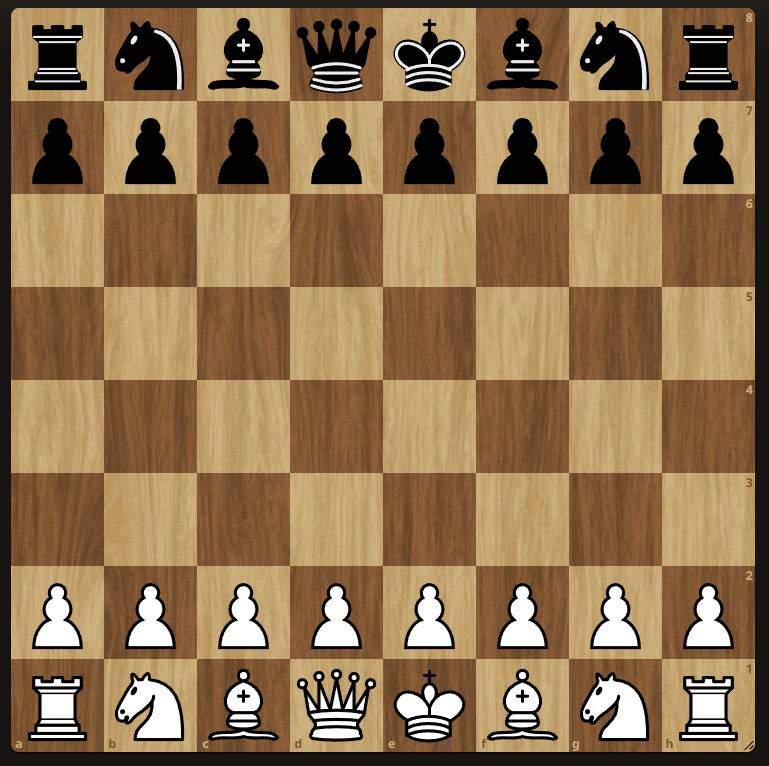
#> input picture 1231231231123123123.png, 769 x 766 px; its folder holds only this picture in this run
$ python -i build_brain.py   (imports and definitions only)
#> lines starting #> are read from the running program, lines starting #| are printed output that depends on the picture
import os
import glob
import time
import ctypes
import traceback
import tkinter as tk
import numpy as np
from PIL import Image, ImageGrab
import chess
import chess.engine

# [4 lines not run here, left out]

BASE_DIR = os.path.dirname(os.path.abspath(__file__))
BOARDS_DIR = os.path.join(BASE_DIR, "boards")
BRAIN_PATH = os.path.join(BASE_DIR, "chess_brain.npz")
STOCKFISH_DIR = os.path.join(BASE_DIR, "stockfish")
if not os.path.exists(STOCKFISH_DIR):
    STOCKFISH_DIR = r"C:\Users\user\OneDrive\Desktop\stockfish"

CLASSES = ["1", "P", "N", "B", "R", "Q", "K", "p", "n", "b", "r", "q", "k"]

exe_files = glob.glob(os.path.join(STOCKFISH_DIR, "**", "*.exe"), recursive=True)
# [3 lines not run here, left out]

# [1 line that did not run here, left out]
CPU_THREADS = max(2, os.cpu_count() or 4)


def start_engine():
    eng = chess.engine.SimpleEngine.popen_uci(EXE_PATH)
    try:
        eng.configure({
            "Threads": max(1, CPU_THREADS // 2),
            "Hash": 128
        })
    except Exception:
        pass
    return eng


# [1 line that did not run here, left out]

# [2 lines not run here, left out]

bbox = None
ov = None
oc = None
key_slash_down = False
key_f2_down = False
key_f3_down = False
# [1 line that did not run here, left out]
brain_weights = None


# [18 lines left out: function extract_features, not called in this run]


def slice_board_image(img_path):
#> called with img_path = '1231231231123123123.png'
    img = Image.open(img_path).convert("L")
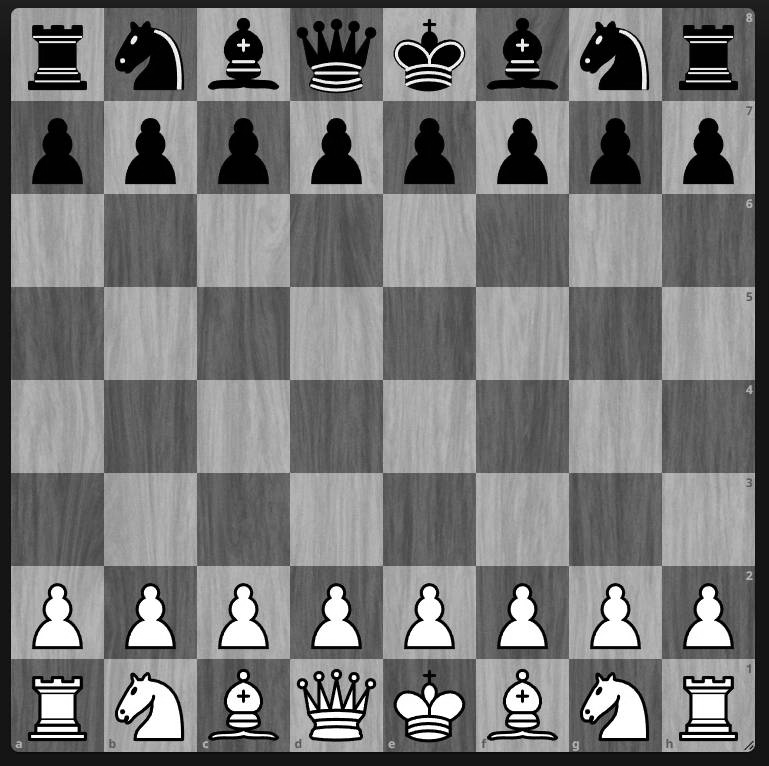
#> img: PIL image 769x766 L; min 0, max 255, mean 118.6
    w, h = img.size
#> w = 769; h = 766
    margin_x = int(w * 0.015)
#> margin_x = 11
    margin_y = int(h * 0.015)
#> margin_y = 11
    board_img = img.crop((margin_x, margin_y, w - margin_x, h - margin_y))
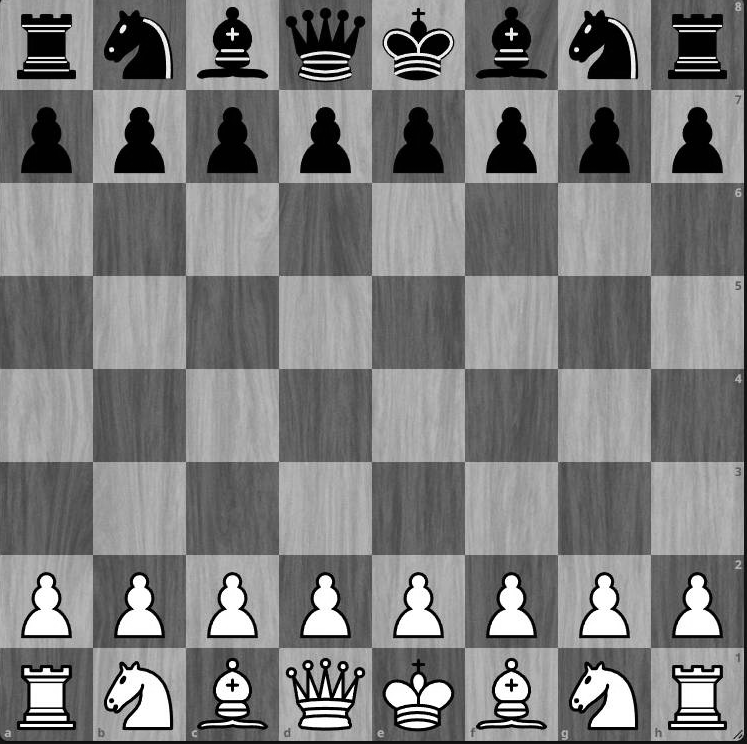
#> board_img: PIL image 747x744 L; min 0, max 255, mean 123.9
    bw, bh = board_img.size
#> bw = 747; bh = 744
    sw, sh = bw / 8.0, bh / 8.0
#> sw = 93.38; sh = 93

    patches = np.zeros((8, 8, 28, 28), dtype=np.float32)
    for r in range(8):
        for c in range(8):
            cell = (
                int(c * sw + sw * 0.14),
                int(r * sh + sh * 0.14),
                int((c + 1) * sw - sw * 0.14),
                int((r + 1) * sh - sh * 0.14)
            )
            patches[r, c] = np.asarray(board_img.crop(cell).resize((28, 28)), dtype=np.float32)
    return patches


# [66 lines left out: functions augment_patches_to_dataset, fit_and_save_network, not called in this run]


def init_brain():
    global brain_weights
    if os.path.exists(BRAIN_PATH):
        data = np.load(BRAIN_PATH)
        brain_weights = (data["W1"], data["b1"], data["W2"], data["b2"])
        print(f"[Нейросеть] Загружена база {os.path.basename(BRAIN_PATH)}. Можно анализировать с любого хода!")
        return

    image_files = []
    if os.path.exists(BOARDS_DIR):
        for ext in ("*.png", "*.jpg", "*.jpeg", "*.webp"):
            image_files.extend(glob.glob(os.path.join(BOARDS_DIR, ext)))

    if image_files:
        print(f"[Нейросеть] Найдено {len(image_files)} досок в папке boards/. Запускаю первичное обучение...")
        X_all, y_all = [], []
        for path in image_files:
            print(f"  -> Обработка {os.path.basename(path)}")
            patches = slice_board_image(path)
            xp, yp = augment_patches_to_dataset(patches, is_black_start=False)
            X_all.extend(xp)
            y_all.extend(yp)
        fit_and_save_network(X_all, y_all)
    else:
        print("[Внимание] База не найдена. Откройте стартовую позицию и нажмите F2 для обучения.")
# [272 lines left out: functions predict_board, select_board, create_overlay, grab_patches, sync_history_with_screen, draw_move_arrow and 3 more, not called in this run]


init_brain()
# [8 lines not run here, left out]


# [29 lines left out: function loop, not called in this run]


# [2 lines not run here, left out]

>>> result = slice_board_image('1231231231123123123.png')

$ run again, on 213312312.png
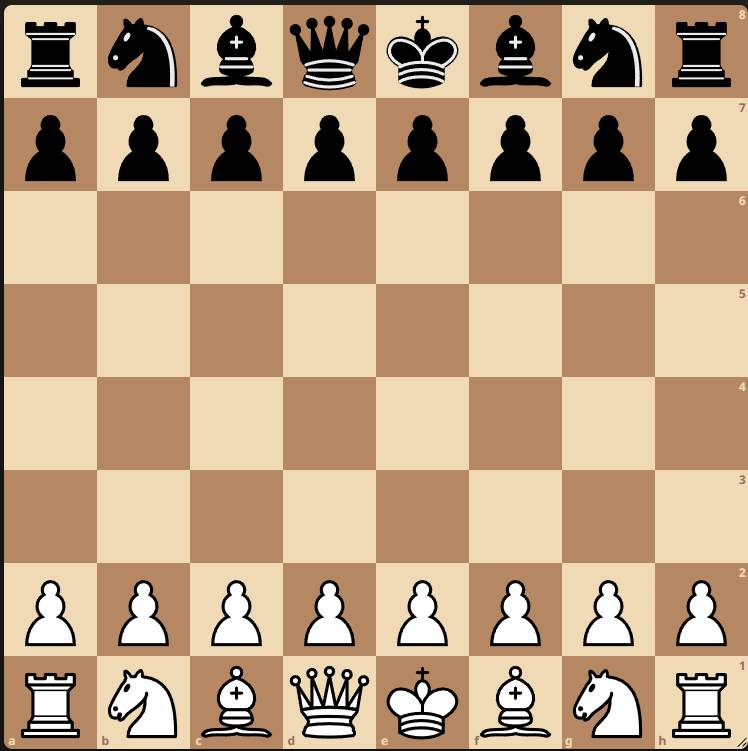
#> input picture 213312312.png, 748 x 751 px
#> in slice_board_image, `img = Image.open(img_path).convert("L")`:
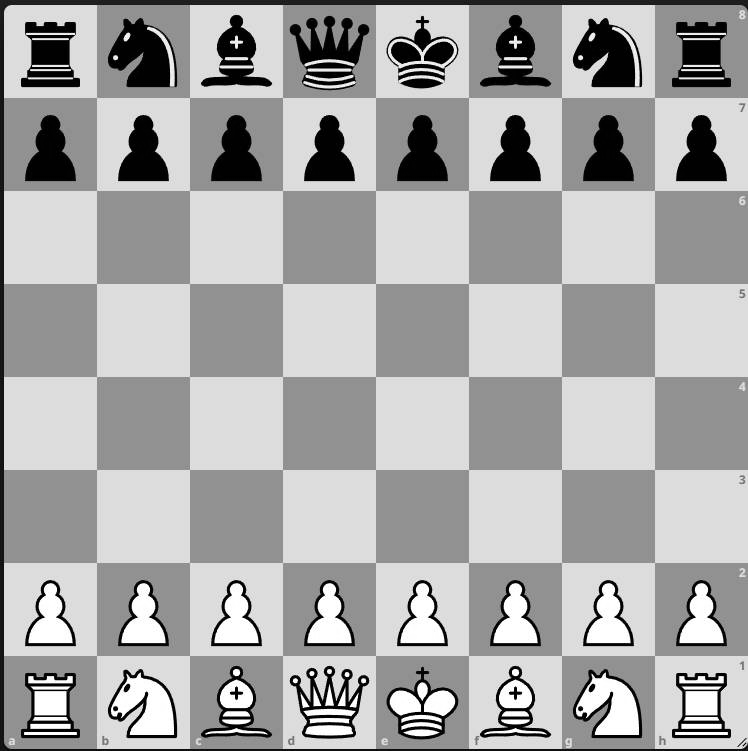
#> img: PIL image 748x751 L; min 0, max 255, mean 167.7
#> in slice_board_image, `board_img = img.crop((margin_x, margin_y, w - margin_x, h - margin_y))`:
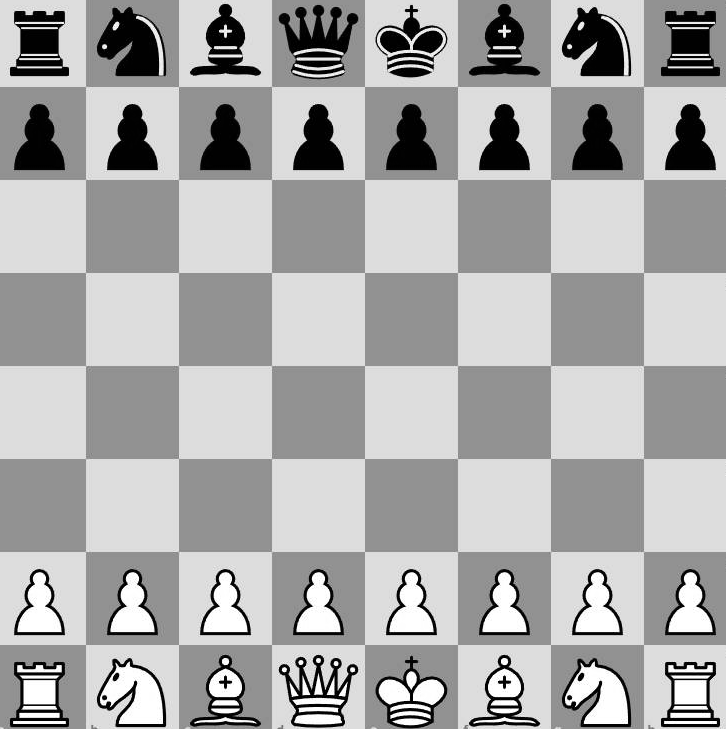
#> board_img: PIL image 726x729 L; min 0, max 255, mean 169.3
